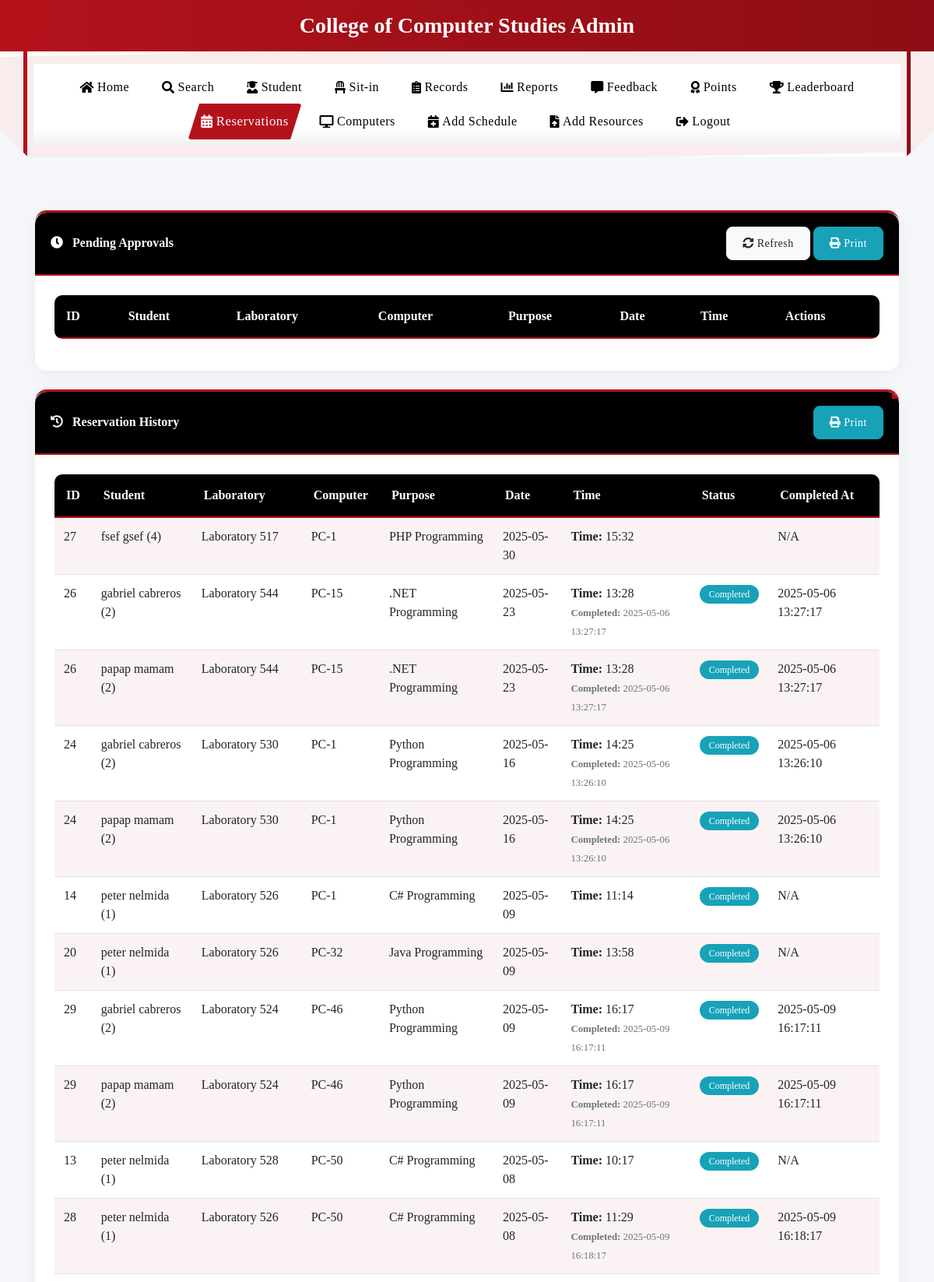
The app's page /admin_reservation (signed in, upper part) with its own data.
### tables this page shows
CREATE TABLE reservations (
                        id INTEGER PRIMARY KEY,
                        student_id TEXT,
                        laboratory_number TEXT,
                        reservation_date TEXT,
                        reservation_time TEXT,
                        purpose TEXT,
                        status TEXT,
                        created_at TEXT, computer_number INTEGER, time_out TEXT, completed_at TEXT,
                        FOREIGN KEY (student_id) REFERENCES users (idno)
                    );

CREATE TABLE users
(id INTEGER PRIMARY KEY AUTOINCREMENT,
idno varchar(50),
lastname varchar(80),
firstname varchar(80),
middlename varchar(80),
course varchar(50),
year_level varchar(50),
email varchar(60),
username varchar(80),
password varchar(90), remaining_sessions INTEGER DEFAULT 30, is_admin INTEGER DEFAULT 0, profile_image TEXT, role TEXT DEFAULT 'user', points INTEGER DEFAULT 0);

### app.py (the view)
@app.route('/admin_reservation')
def admin_reservation():
    if 'admin' not in session:
        flash('You must be logged in as admin to access this page', 'danger')
        return redirect(url_for('login'))
    try:
        conn = get_db_connection()
        cursor = conn.cursor()
        cursor.execute('SELECT COUNT(*) as count FROM sitins WHERE logout_time IS NULL')
        active_sitin_count = cursor.fetchone()['count']
        cursor.execute('''
            SELECT r.id, r.student_id, u.firstname, u.lastname, r.laboratory_number,
                   r.computer_number, r.purpose, r.reservation_date, r.reservation_time,
                   r.time_out, r.status, r.completed_at
            FROM reservations r
            JOIN users u ON r.student_id = u.idno
            ORDER BY r.reservation_date DESC, r.reservation_time ASC
        ''')
        reservations = cursor.fetchall()
        conn.close()
        return render_template('admin_reservation.html', reservations=reservations, active_sitin_count=active_sitin_count)
    except Exception as e:
        print(f"Error loading admin reservation page: {str(e)}")
        return render_template('admin_reservation.html', reservations=[], active_sitin_count=0, error=str(e))

### app.py (called while the page is built, shortened)
def get_db_connection():
    conn = sqlite3.connect('students.db', timeout=30)
    conn.execute("PRAGMA journal_mode=WAL")  # Use Write-Ahead Logging
    conn.row_factory = sqlite3.Row
    try:
        cursor = conn.cursor()
        cursor.execute("PRAGMA table_info(users)")
        columns = [column[1] for column in cursor.fetchall()]
        cursor.execute("PRAGMA table_info(sitins)")
        sitins_columns = [column[1] for column in cursor.fetchall()]
    except Exception as e:
        print(f"Error in get_db_connection: {str(e)}")
    return conn

### templates/admin_reservation.html (shortened to what this page needs)
<!DOCTYPE html>
<html lang="en">
<head>
    <link rel="stylesheet" href="https://stackpath.bootstrapcdn.com/bootstrap/4.5.2/css/bootstrap.min.css">
    <link rel="stylesheet" href="https://cdnjs.cloudflare.com/ajax/libs/font-awesome/5.15.3/css/all.min.css">
    <link rel="stylesheet" href="{{ url_for('static', filename='css/navbar.css') }}">
</head>
<body>
    <div class="header-banner">
        <div class="container text-center">
            <h3 class="font-weight-bold mb-0">College of Computer Studies Admin</h3>
        </div>
    </div>
    {% include 'admin_navbar.html' %}
    <div class="container py-5">
        <div class="card mb-4">
            <div class="card-header d-flex justify-content-between align-items-center">
                <div>
                    <i class="fas fa-clock mr-2"></i> Pending Approvals
                </div>
                <div>
                    <button class="btn btn-sm btn-light" onclick="window.location.reload()">
                        <i class="fas fa-sync-alt"></i> Refresh
                    </button>
                    <button class="btn btn-sm btn-info no-print" onclick="window.print()">
                        <i class="fas fa-print"></i> Print
                    </button>
                </div>
            </div>
            <div class="card-body">
                <div class="table-responsive">
                    <table class="table table-striped">
                        <thead>
                            <tr>
                                <th>ID</th>
                                <th>Student</th>
                                <th>Laboratory</th>
                                <th>Computer</th>
                                <th>Purpose</th>
                                <th>Date</th>
                                <th>Time</th>
                                <th>Actions</th>
                            </tr>
                        </thead>
                    </table>
                </div>
            </div>
        </div>
        <div class="card">
            <div class="card-header">
                <div class="d-flex justify-content-between align-items-center">
                    <div>
                        <i class="fas fa-history mr-2"></i> Reservation History
                    </div>
                    <div>
                        <button class="btn btn-sm btn-info no-print" onclick="window.print()">
                            <i class="fas fa-print"></i> Print
                        </button>
                    </div>
                </div>
            </div>
            <div class="card-body">
                <div class="table-responsive">
                    <table class="table table-striped">
                        <thead>
                            <tr>
                                <th>ID</th>
                                <th>Student</th>
                                <th>Laboratory</th>
                                <th>Computer</th>
                                <th>Purpose</th>
                                <th>Date</th>
                                <th>Time</th>
                                <th>Status</th>
                                <th>Completed At</th>
                            </tr>
                        </thead>
                        <tbody>
                            {% if reservations %}
                                {% for reservation in reservations %}
                                    {% if reservation.status != 'Pending' %}
                                    <tr>
                                        <td>{{ reservation.id }}</td>
                                        <td>{{ reservation.firstname }} {{ reservation.lastname }} ({{ reservation.student_id }})</td>
                                        <td>Laboratory {{ reservation.laboratory_number }}</td>
                                        <td>PC-{{ reservation.computer_number }}</td>
                                        <td>{{ reservation.purpose }}</td>
                                        <td>{{ reservation.reservation_date }}</td>
                                        <td>
                                            <strong>Time:</strong> {{ reservation.reservation_time }}<br>
                                            {% if reservation.status == 'Completed' and reservation.completed_at %}
                                            <small class="text-muted"><strong>Completed:</strong> {{ reservation.completed_at }}</small>
                                            {% endif %}
                                        </td>
                                        <td>
                                            {% if reservation.status == 'Approved' %}
                                                <span class="badge badge-pill badge-success">Approved</span>
                                            {% elif reservation.status == 'Rejected' %}
                                                <span class="badge badge-pill badge-danger">Rejected</span>
                                            {% elif reservation.status == 'Completed' %}
                                                <span class="badge badge-pill badge-info">Completed</span>
                                            {% endif %}
                                        </td>
                                        <td>{{ reservation.completed_at if reservation.completed_at else 'N/A' }}</td>
                                    </tr>
                                    {% endif %}
                                {% endfor %}
                            {% endif %}
                        </tbody>
                    </table>
                </div>
            </div>
        </div>
    </div>
</body>
</html>

### templates/admin_reservation.html (style rules this page uses)
:root { --primary-color: #B4121B; --secondary-color: #8C0D15; --accent-color: #D6454F; --light-color: #f8f9fa; --dark-color: #000000; --success-color: #2bc4a9; --warning-color: #f9c74f; --danger-color: #B4121B; }
body { font-family: Georgia, serif; background-color: #f5f7fa; color: #495057; min-height: 100vh; }
.header-banner { background: linear-gradient(to right, var(--primary-color), var(--secondary-color)); color: white; padding: 16px 0; overflow: hidden; }
.header-banner::after { content: ''; position: absolute; bottom: -10px; left: 0; right: 0; height: 20px; background: #fff; border-radius: 50% 50% 0 0; }
.card { border: none; border-radius: 15px; box-shadow: 0 5px 25px rgba(0,0,0,0.05); transition: all 0.3s ease; margin-bottom: 25px; overflow: hidden; border-top: 3px solid var(--primary-color); }
.card-header { background: var(--dark-color); color: white; font-weight: 600; padding: 18px 20px; border-bottom: 2px solid var(--primary-color) !important; border-radius: 15px 15px 0 0 !important; }
.card-body { padding: 25px; }
.btn { border-radius: 8px; padding: 10px 20px; font-weight: 500; letter-spacing: 0.5px; transition: all 0.3s ease; }
.table { background-color: white; border-radius: 10px; overflow: hidden; box-shadow: 0 0 20px rgba(0, 0, 0, 0.05); }
.table thead th { background-color: var(--dark-color); color: white; border: none; padding: 15px; border-bottom: 2px solid var(--primary-color); }
.table-striped tbody tr:nth-of-type(odd) { background-color: rgba(180, 18, 27, 0.05); }
.badge-pill { padding: 0.5em 1em; font-weight: 500; }

### records on screen
reservations: id "27", firstname "fsef", lastname "gsef", student_id "4", laboratory_number "517", computer_number "1", purpose "PHP Programming", reservation_date "2025-05-30", reservation_time "15:32", completed_at "N/A"
reservations: id "26", firstname "gabriel", lastname "cabreros", student_id "2", laboratory_number "544", computer_number "15", purpose ".NET Programming", reservation_date "2025-05-23", reservation_time "13:28", completed_at "2025-05-06 13:27:17", status "Completed", firstname "papap", lastname "mamam"
reservations: id "24", firstname "gabriel", lastname "cabreros", student_id "2", laboratory_number "530", computer_number "1", purpose "Python Programming", reservation_date "2025-05-16", reservation_time "14:25", completed_at "2025-05-06 13:26:10", status "Completed", firstname "papap", lastname "mamam"
reservations: id "14", firstname "peter", lastname "nelmida", student_id "1", laboratory_number "526", computer_number "1", purpose "C# Programming", reservation_date "2025-05-09", reservation_time "11:14", status "Completed", completed_at "N/A"
reservations: id "20", firstname "peter", lastname "nelmida", student_id "1", laboratory_number "526", computer_number "32", purpose "Java Programming", reservation_date "2025-05-09", reservation_time "13:58", status "Completed", completed_at "N/A"
reservations: id "29", firstname "gabriel", lastname "cabreros", student_id "2", laboratory_number "524", computer_number "46", purpose "Python Programming", reservation_date "2025-05-09", reservation_time "16:17", completed_at "2025-05-09 16:17:11", status "Completed", firstname "papap", lastname "mamam"
reservations: id "13", firstname "peter", lastname "nelmida", student_id "1", laboratory_number "528", computer_number "50", purpose "C# Programming", reservation_date "2025-05-08", reservation_time "10:17", status "Completed", completed_at "N/A"
reservations: id "28", firstname "peter", lastname "nelmida", student_id "1", laboratory_number "526", computer_number "50", purpose "C# Programming", reservation_date "2025-05-08", reservation_time "11:29", completed_at "2025-05-09 16:18:17", status "Completed"
